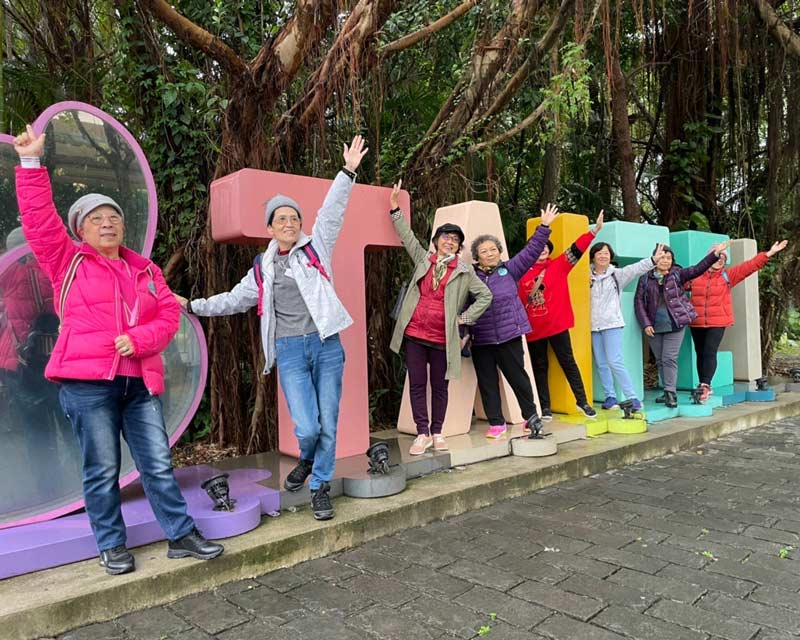
#> input picture img/學員招募封面圖.54f2ead9.jpg, 800 x 640 px, given in place of the camera
$ python 'Webcam更換背景顏色.py'
#> lines starting #> are read from the running program, lines starting #| are printed output that depends on the picture; after the words box and inside, x2 and y2 are one past the last pixel; in counts of white or black regions, pixels touching at a corner belong together
import cv2
import numpy as np


cap = cv2.VideoCapture(0)

if not cap.isOpened():
    print("無法開啟 Webcam")
    raise SystemExit


print("Webcam 更換背景顏色")
print("按 q 離開程式")

while True:
    ret, frame = cap.read()
#> frame is the input picture: shape (640, 800, 3); mean B, G, R 88.7, 93.8, 108.6

    if not ret:
        print("無法讀取畫面")
        break

    frame = cv2.flip(frame, 1)
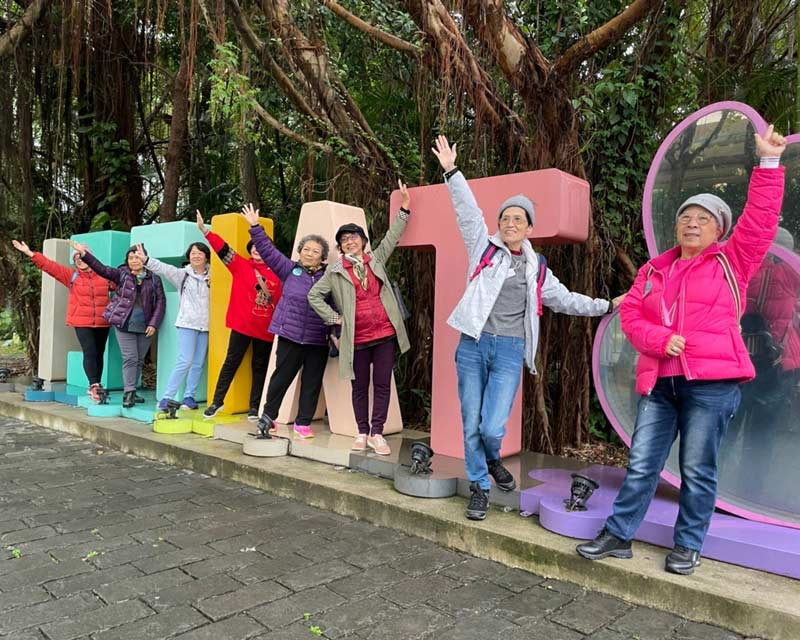
#> frame: shape (640, 800, 3); mean B, G, R 88.7, 93.8, 108.6

    hsv = cv2.cvtColor(frame, cv2.COLOR_BGR2HSV)
#> hsv: shape (640, 800, 3); mean H, S, V 56.2, 98.1, 117.1

    lower_white = np.array([0, 0, 160])
    upper_white = np.array([180, 80, 255])

    background_mask = cv2.inRange(
        hsv,
        lower_white,
        upper_white
    )
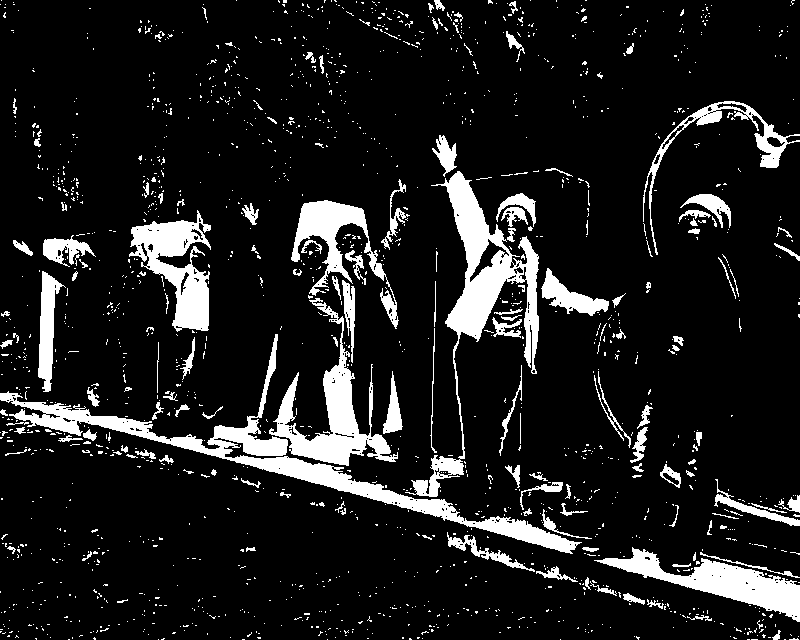
#> background_mask: shape (640, 800); 11.7% white; 1627 white regions (1481 under 20 px), largest, box (x1, y1, x2, y2) and area: (0, 334, 582, 554) 10077, (405, 171, 539, 497) 8106, (269, 298, 398, 466) 5359

    foreground_mask = cv2.bitwise_not(background_mask)

    kernel = np.ones((5, 5), np.uint8)

    foreground_mask = cv2.morphologyEx(
        foreground_mask,
        cv2.MORPH_OPEN,
        kernel
    )
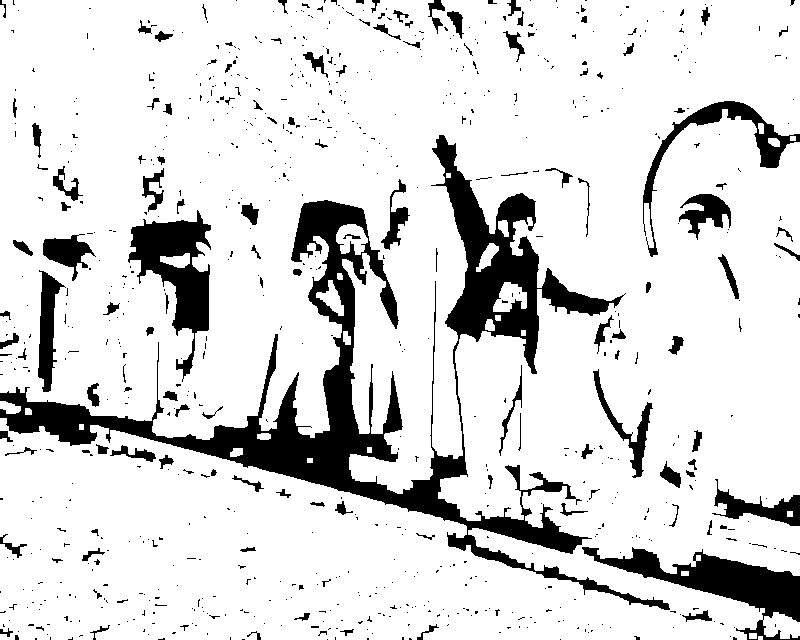
#> foreground_mask: shape (640, 800); 85.6% white; 796 black regions (664 under 20 px), largest, box (x1, y1, x2, y2) and area: (0, 135, 670, 610) 40665, (582, 547, 800, 640) 6230, (128, 210, 211, 382) 5499

    foreground_mask = cv2.morphologyEx(
        foreground_mask,
        cv2.MORPH_CLOSE,
        kernel
    )
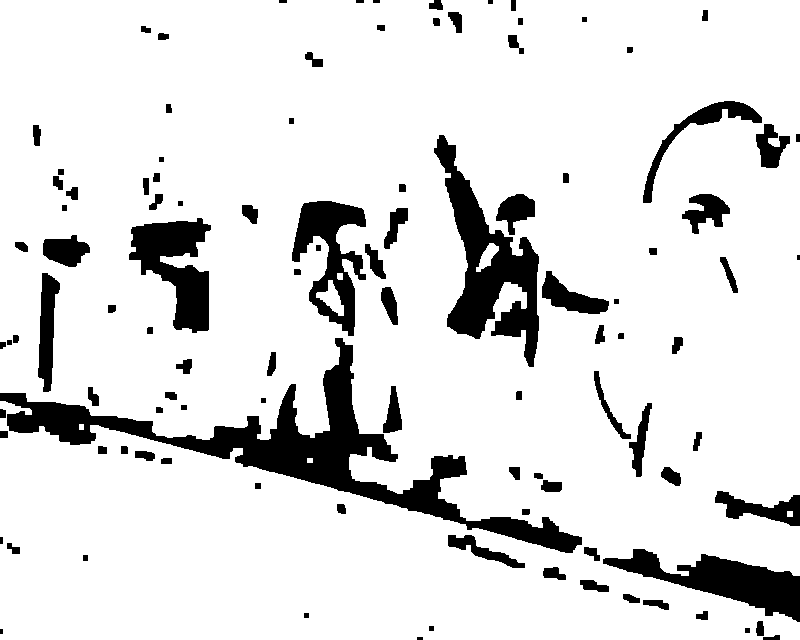
#> foreground_mask: shape (640, 800); 87.7% white; 106 black regions (3 under 20 px), largest, box (x1, y1, x2, y2) and area: (0, 338, 582, 553) 18955, (434, 135, 539, 367) 8843, (603, 549, 800, 622) 5641

    # 建立藍色背景
    blue_background = np.full_like(
        frame,
        (255, 120, 0)
    )

    result = np.where(
        foreground_mask[:, :, None] == 255,
        frame,
        blue_background
    )
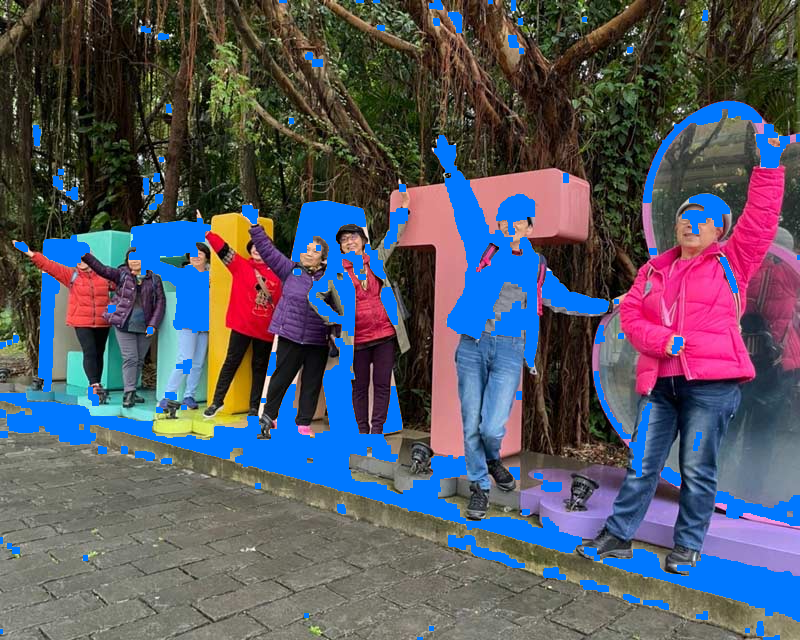
#> result: shape (640, 800, 3); mean B, G, R 99.7, 87.2, 85.9

    cv2.imshow("Original", frame)
    cv2.imshow("Mask", foreground_mask)
    cv2.imshow("Change Background", result)

    if cv2.waitKey(1) & 0xFF == ord("q"):
#> (key q is pressed here)
        break


cap.release()
cv2.destroyAllWindows()

$ run again, on img/醫師專欄封面.7218f452.jpg
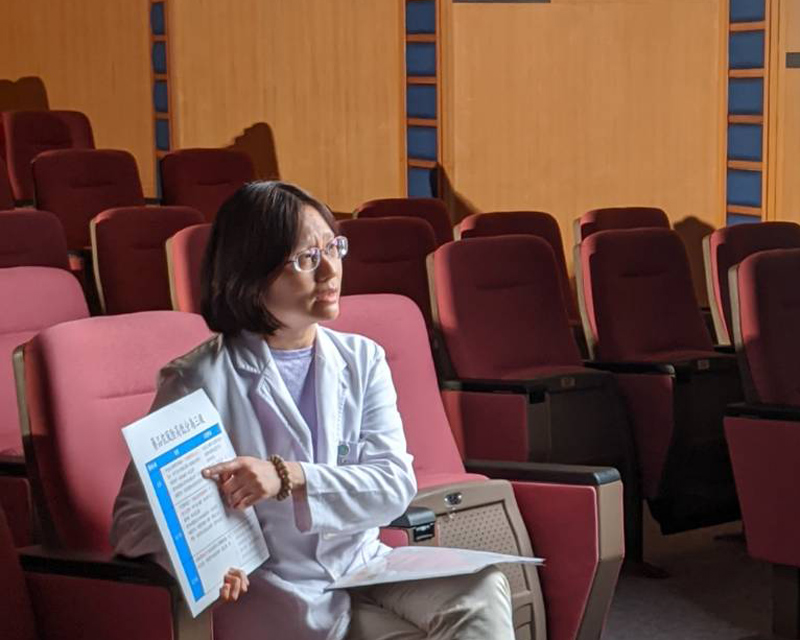
#> input picture img/醫師專欄封面.7218f452.jpg, 800 x 640 px, given in place of the camera
#> frame is the input picture: shape (640, 800, 3); mean B, G, R 70.2, 80.1, 115.3
#> hsv: shape (640, 800, 3); mean H, S, V 83.2, 125.4, 119.6
#> `background_mask = cv2.inRange( hsv, lower_white, upper_white )`:
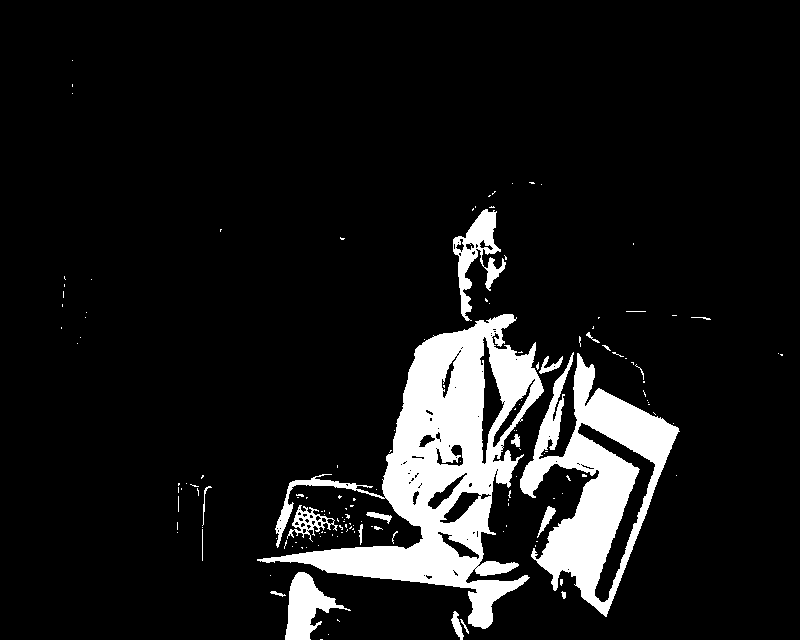
#> background_mask: shape (640, 800); 10% white; 152 white regions (129 under 20 px), largest, box (x1, y1, x2, y2) and area: (257, 314, 544, 629) 28830, (520, 352, 680, 617) 15952, (453, 209, 506, 321) 2099
#> `result = np.where( foreground_mask[:, :, None] == 255, frame, blue_bac..`:
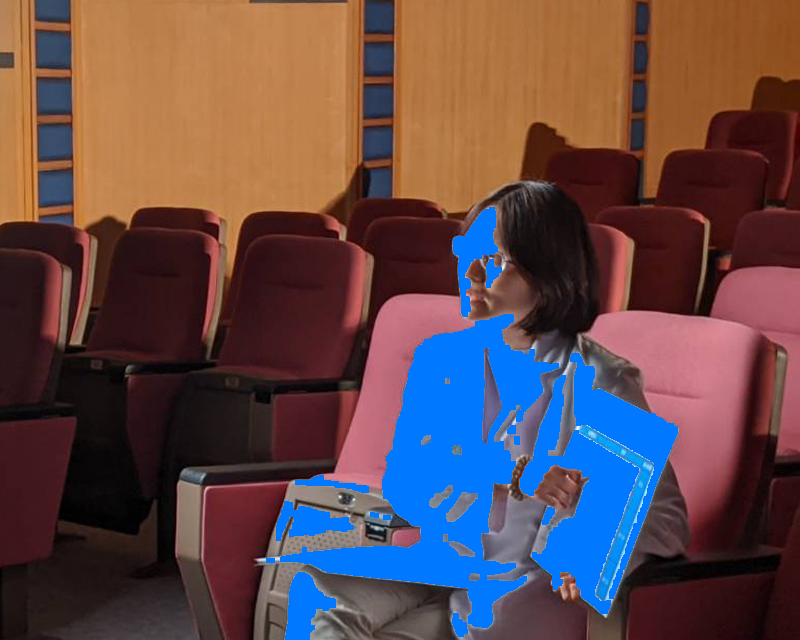
#> result: shape (640, 800, 3); mean B, G, R 75.3, 72.5, 95.8
